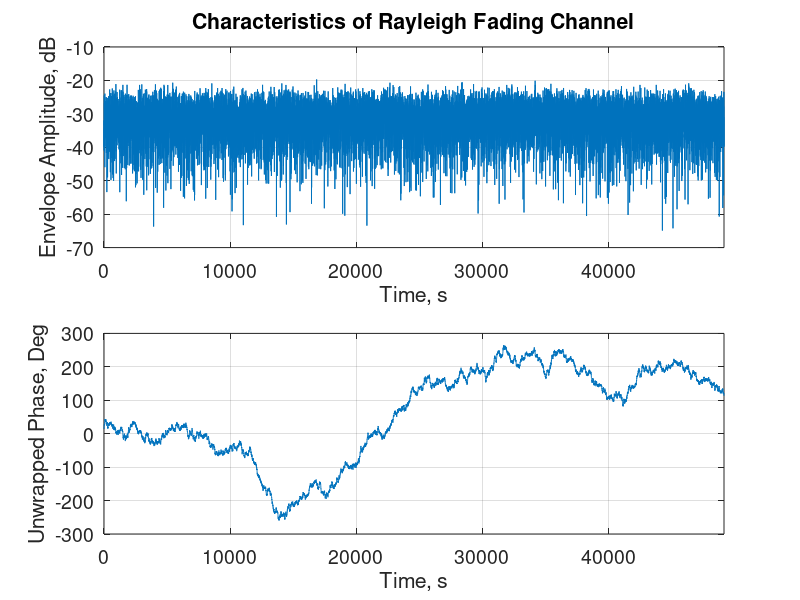

MATLAB code to generate this figure: (Note: this script raises an error after producing the figure.)
%Author: Yevgeniy Simonov
%Date: June, 2020
%Simulator of Rayleigh Fading Channel
%Ref: Rappaport: Wireless Communications - Principles and Practice

clear all
close all

%======== DEFINITION OF VARIABLES =========
N = 2^14; %number of frequency domain points (has to be a power of 2)
fc = 5e9; %carrier frequency in Hz
vmob = 0.01; %m/s speed of the mobile
%==========================================

Np = N/2; %number of one-sided frequency points
wc = 2*pi*fc; 
c = 3e8; %speed of RF wave in the air in m/s
fDmax = vmob*fc/c; %maximum Doppler shift in Hz
df = 2*fDmax/(N-1); %frequency resolution
T = 1/df; %duration of fading waveform
f = linspace(fc-fDmax, fc+fDmax, N).'; %array of frequencies
t = linspace(0, T, N).'; %time array

%positive frequency components 
Xp1 = randn(Np,1) + 1i * randn(Np,1);
Xp2 = randn(Np,1) - 1i * randn(Np,1);
    
%negative frequency components
Xn1 = conj(flipud(Xp1));
Xn2 = conj(flipud(Xp2));
    
%Frequency-domain in-phase and quadrature 
%components of the lowpass signal
I = vertcat(Xn1, Xp1); %in-phase 
Q = vertcat(Xn2, Xp2); %quadrature
    
SEz = zeros(N, 1); %Doppler spectral density
SEz(2:end-1) = 1.5./(pi*fDmax*sqrt(1-((f(2:end-1)-fc)/fDmax).^2));
SEz(1) = 2*SEz(2)-SEz(3);
SEz(end) = 2*SEz(end-1)-SEz(end-2);

%multiply sqrt of Doppler Spectrum with in-phase and qudrature
IS = I.*sqrt(SEz);
QS = Q.*sqrt(SEz);
    
%compute inverse fourier transform of the frequency-domain signals
It = ifft(IS);
Qt = ifft(QS);

Envelope = sqrt(abs(It).^2 + abs(Qt).^2);
Phase = atan2(abs(Qt),abs(It))*180/pi;

%%
gcf = figure('DefaultAxesFontSize', 14, 'units',...
    'normalized','outerposition',[0 0 1 1]);

subplot(2,1,1)
plot(t,20*log10(Envelope))
grid on
xlabel('Time, s')
ylabel('Envelope Amplitude, dB')
title('Characteristics of Rayleigh Fading Channel')
xlim([min(t) max(t)])

subplot(2,1,2)
plot(t,unwrap(Phase))
grid on
xlabel('Time, s')
ylabel('Unwrapped Phase, Deg')
xlim([min(t) max(t)])

%% Amplitude Distribution
figure('DefaultAxesFontSize', 14, 'units',...
    'normalized','outerposition',[0 0 1 1]);
p = histogram(Envelope,'Normalization','probability','BinWidth',0.001); 
title('Probability Density Function of Rayleigh Channel')
grid on
xlabel('Envelope Magnitude')